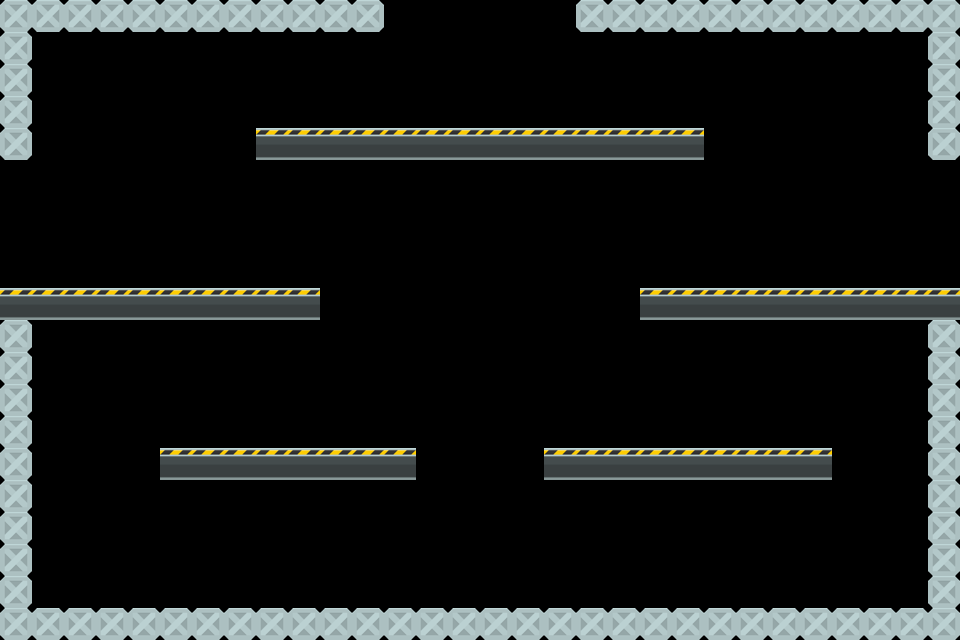

Tiled map render using the project's own tile images. Description and the whole map definition, tile-layer contents included, below:
An orthogonal 30x20 tile map with 32x32 px tiles, 2 tile layers (Tile Layer 1, Tile Layer 2) and 2 objects.

<map version="1.0" orientation="orthogonal" renderorder="right-down" width="30" height="20" tilewidth="32" tileheight="32" nextobjectid="1">
 <tileset firstgid="1" name="spaceship" tilewidth="32" tileheight="32" tilecount="121" columns="11">
  <image source="spaceship.png" width="352" height="352" />
  <tile id="56">
   <objectgroup draworder="index">
    <object id="1" x="0" y="0" width="32" height="32" />
   </objectgroup>
  </tile>
  <tile id="59">
   <objectgroup draworder="index">
    <object id="1" x="0" y="0" width="32" height="32" />
   </objectgroup>
  </tile>
 </tileset>
 <layer name="Tile Layer 1" width="30" height="20">
  <data encoding="csv">
57,57,57,57,57,57,57,57,57,57,57,57,0,0,0,0,0,0,57,57,57,57,57,57,57,57,57,57,57,57,
57,0,0,0,0,0,0,0,0,0,0,0,0,0,0,0,0,0,0,0,0,0,0,0,0,0,0,0,0,57,
57,0,0,0,0,0,0,0,0,0,0,0,0,0,0,0,0,0,0,0,0,0,0,0,0,0,0,0,0,57,
57,0,0,0,0,0,0,0,0,0,0,0,0,0,0,0,0,0,0,0,0,0,0,0,0,0,0,0,0,57,
57,0,0,0,0,0,0,0,60,60,60,60,60,60,60,60,60,60,60,60,60,60,0,0,0,0,0,0,0,57,
0,0,0,0,0,0,0,0,0,0,0,0,0,0,0,0,0,0,0,0,0,0,0,0,0,0,0,0,0,0,
0,0,0,0,0,0,0,0,0,0,0,0,0,0,0,0,0,0,0,0,0,0,0,0,0,0,0,0,0,0,
0,0,0,0,0,0,0,0,0,0,0,0,0,0,0,0,0,0,0,0,0,0,0,0,0,0,0,0,0,0,
0,0,0,0,0,0,0,0,0,0,0,0,0,0,0,0,0,0,0,0,0,0,0,0,0,0,0,0,0,0,
60,60,60,60,60,60,60,60,60,60,0,0,0,0,0,0,0,0,0,0,60,60,60,60,60,60,60,60,60,60,
57,0,0,0,0,0,0,0,0,0,0,0,0,0,0,0,0,0,0,0,0,0,0,0,0,0,0,0,0,57,
57,0,0,0,0,0,0,0,0,0,0,0,0,0,0,0,0,0,0,0,0,0,0,0,0,0,0,0,0,57,
57,0,0,0,0,0,0,0,0,0,0,0,0,0,0,0,0,0,0,0,0,0,0,0,0,0,0,0,0,57,
57,0,0,0,0,0,0,0,0,0,0,0,0,0,0,0,0,0,0,0,0,0,0,0,0,0,0,0,0,57,
57,0,0,0,0,60,60,60,60,60,60,60,60,0,0,0,0,60,60,60,60,60,60,60,60,60,0,0,0,57,
57,0,0,0,0,0,0,0,0,0,0,0,0,0,0,0,0,0,0,0,0,0,0,0,0,0,0,0,0,57,
57,0,0,0,0,0,0,0,0,0,0,0,0,0,0,0,0,0,0,0,0,0,0,0,0,0,0,0,0,57,
57,0,0,0,0,0,0,0,0,0,0,0,0,0,0,0,0,0,0,0,0,0,0,0,0,0,0,0,0,57,
57,0,0,0,0,0,0,0,0,0,0,0,0,0,0,0,0,0,0,0,0,0,0,0,0,0,0,0,0,57,
57,57,57,57,57,57,57,57,57,57,57,57,57,57,57,57,57,57,57,57,57,57,57,57,57,57,57,57,57,57
</data>
 </layer>
 <layer name="Tile Layer 2" width="30" height="20">
  <data encoding="csv">
0,0,0,0,0,0,0,0,0,0,0,0,0,0,0,0,0,0,0,0,0,0,0,0,0,0,0,0,0,0,
0,0,0,0,0,0,0,0,0,0,0,0,0,0,0,0,0,0,0,0,0,0,0,0,0,0,0,0,0,0,
0,0,0,0,0,0,0,0,0,0,0,0,0,0,0,0,0,0,0,0,0,0,0,0,0,0,0,0,0,0,
0,0,0,0,0,0,0,0,0,0,0,0,0,0,0,0,0,0,0,0,0,0,0,0,0,0,0,0,0,0,
0,0,0,0,0,0,0,0,65,65,65,65,65,65,65,65,65,65,65,65,65,65,0,0,0,0,0,0,0,0,
0,0,0,0,0,0,0,0,0,0,0,0,0,0,0,0,0,0,0,0,0,0,0,0,0,0,0,0,0,0,
0,0,0,0,0,0,0,0,0,0,0,0,0,0,0,0,0,0,0,0,0,0,0,0,0,0,0,0,0,0,
0,0,0,0,0,0,0,0,0,0,0,0,0,0,0,0,0,0,0,0,0,0,0,0,0,0,0,0,0,0,
0,0,0,0,0,0,0,0,0,0,0,0,0,0,0,0,0,0,0,0,0,0,0,0,0,0,0,0,0,0,
65,65,65,65,65,65,65,65,65,65,0,0,0,0,0,0,0,0,0,0,65,65,65,65,65,65,65,65,65,65,
0,0,0,0,0,0,0,0,0,0,0,0,0,0,0,0,0,0,0,0,0,0,0,0,0,0,0,0,0,0,
0,0,0,0,0,0,0,0,0,0,0,0,0,0,0,0,0,0,0,0,0,0,0,0,0,0,0,0,0,0,
0,0,0,0,0,0,0,0,0,0,0,0,0,0,0,0,0,0,0,0,0,0,0,0,0,0,0,0,0,0,
0,0,0,0,0,0,0,0,0,0,0,0,0,0,0,0,0,0,0,0,0,0,0,0,0,0,0,0,0,0,
0,0,0,0,0,65,65,65,65,65,65,65,65,0,0,0,0,65,65,65,65,65,65,65,65,65,0,0,0,0,
0,0,0,0,0,0,0,0,0,0,0,0,0,0,0,0,0,0,0,0,0,0,0,0,0,0,0,0,0,0,
0,0,0,0,0,0,0,0,0,0,0,0,0,0,0,0,0,0,0,0,0,0,0,0,0,0,0,0,0,0,
0,0,0,0,0,0,0,0,0,0,0,0,0,0,0,0,0,0,0,0,0,0,0,0,0,0,0,0,0,0,
0,0,0,0,0,0,0,0,0,0,0,0,0,0,0,0,0,0,0,0,0,0,0,0,0,0,0,0,0,0,
0,0,0,0,0,0,0,0,0,0,0,0,0,0,0,0,0,0,0,0,0,0,0,0,0,0,0,0,0,0
</data>
 </layer>
</map>